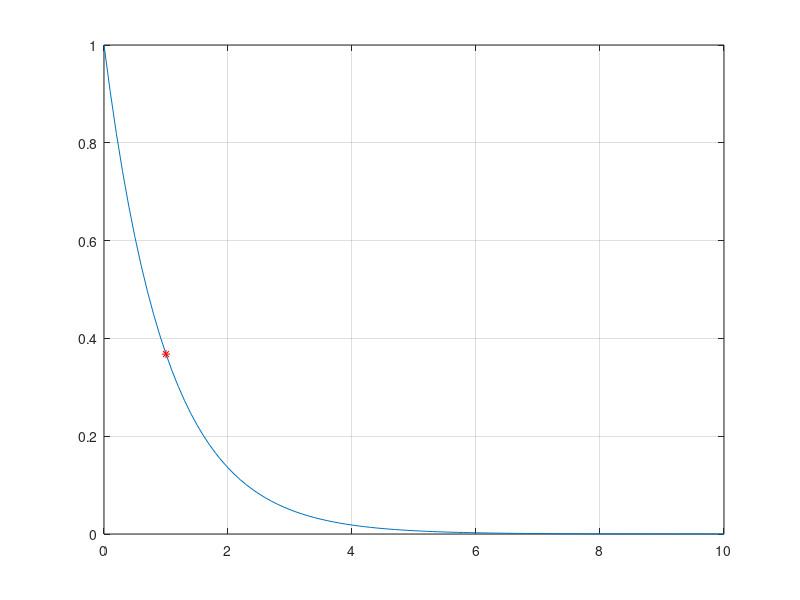
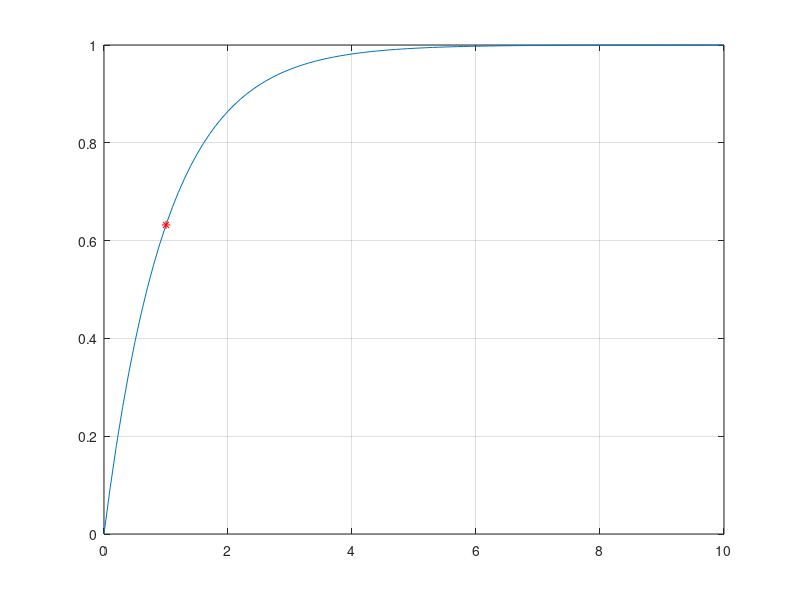
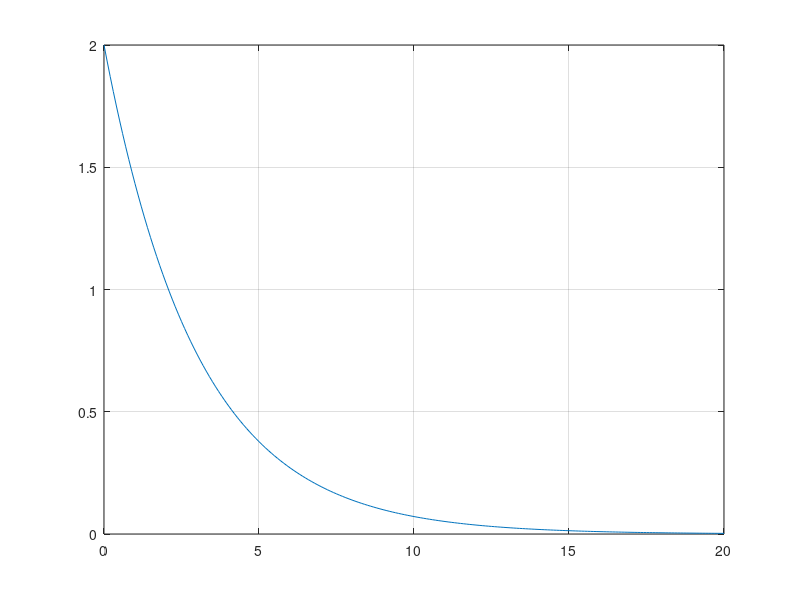

Write MATLAB code to recreate these figures, in order. (Note: this script raises an error after producing the figures.)
%% a
% Define the range of x values
time_a = 0:.1:10;

% Compute e^(-x) for each x value
function_a = exp(-time_a);
asteriks_a = find(time_a == 1);

% Plot
figure(1);
plot(time_a, function_a);
hold on
plot(time_a(asteriks_a), function_a(asteriks_a), 'r*');
hold off
grid on
%%

%% b
time_b = 0:.1:10;
function_b = (1) - (exp(-time_b));
asteriks_b = find(time_b == 1);
figure(2);
plot(time_b, function_b);
hold on
plot(time_b(asteriks_b), function_b(asteriks_b), 'r*');
hold off
grid on
%%

%% c
time_c = 0:.1:20;
a_0 = 2;
tau = 3;
function_c = a_0*exp(-time_c/tau);

figure(3);
plot(time_c, function_c);
hold on
hold off
grid on
%%

%%
syms x
t_50 = double(solve(a_0 == 2*(a_0*exp(-x/tau))))
t_37 = double(solve(a_0 == 1/.37*(a_0*exp(-x/tau))))
%%
